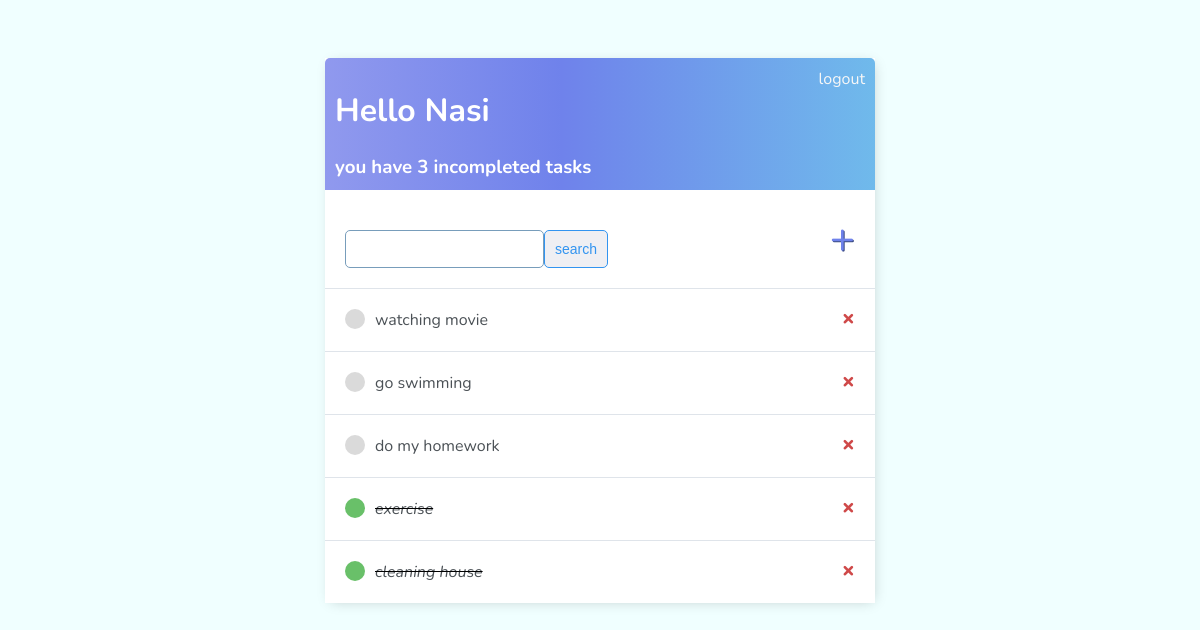
Before: / (signed in) with the older database file.
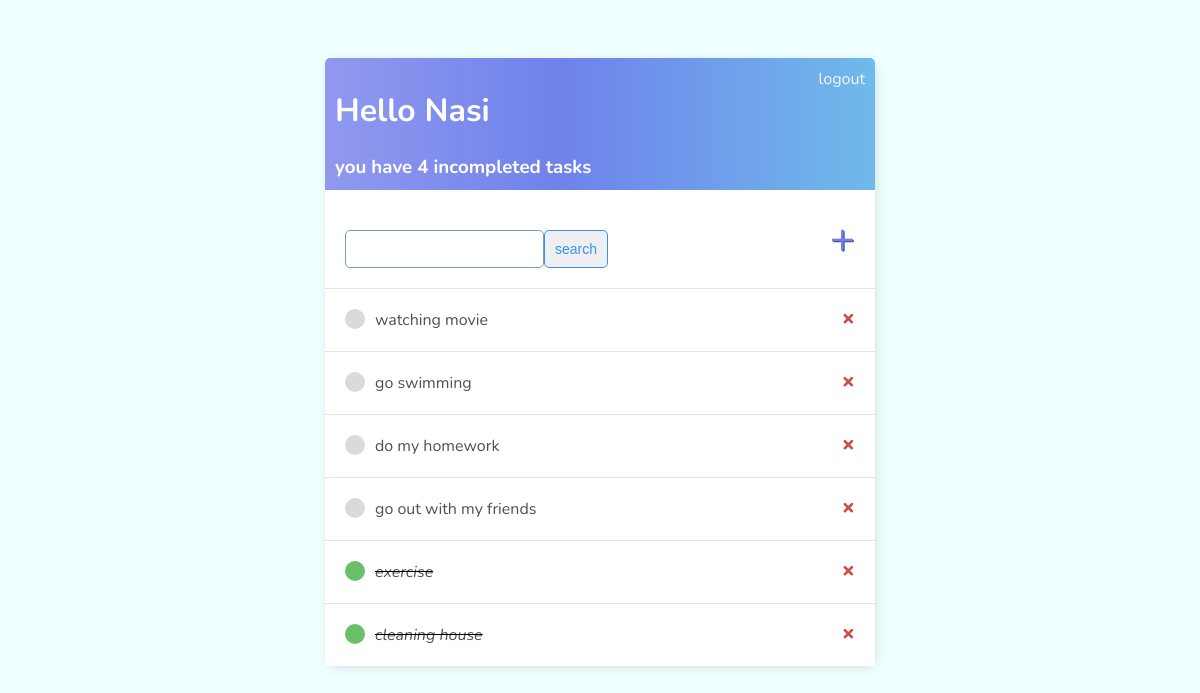
After: the same page with the newer database file.
### base/models.py (models this page shows, shortened)
class Task(models.Model):
    user = models.ForeignKey(User, on_delete=models.CASCADE, null=True, blank=True)
    title = models.CharField(max_length=200)
    description = models.TextField(null=True, blank=True)
    complete = models.BooleanField(default=False)
    created = models.DateTimeField(auto_now_add=True)
    def __str__(self):
        return self.title
    class Meta:
        ordering = ['complete',]

### base/views.py (the view)
# urls.py: path('', views.TaskListView.as_view(), name='tasks'),
class TaskListView(LoginRequiredMixin, generic.ListView):
    model = Task
    template_name = 'base/task_list.html'
    context_object_name = 'tasks'
    def get_context_data(self, **kwargs):
        context = super().get_context_data(**kwargs)
        context['tasks'] = context['tasks'].filter(user=self.request.user)
        context['count'] = context['tasks'].filter(complete=False).count()
        search_input = self.request.GET.get('search-area') or ''
        if search_input:
            context['tasks'] = context['tasks'].filter(title__startswith=search_input)
        context['search_input'] = search_input
        return context

### base/templates/base/task_list.html
{% extends 'main.html' %}
{% block content %}
<div class="header-bar">
    <div>
        <h1>Hello {{request.user|title}}</h1>
        {% if count is not 0 %}
            <h3 style="margin: 0;"> you have {{count}} incompleted task{{count|pluralize:"s"}}</h3>
        {% else %}
            <h3 style="margin: 0;"> hooray! You have completed all of your tasks.</h3>
        {% endif %}
    </div>
    {% if request.user.is_authenticated %}
        <a href="{% url 'logout' %}">logout</a>
    {% else %}
        <a href="{% url 'login' %}">login</a>
    {% endif %}
</div>
<div id="search-add-wrapper">
    <form method="GET" style="display: flex; margin-top: 20px">
        <input type="text" name="search-area" value="{{search_input}}">
        <input class="button" type="submit" value="search">
    </form>
    <a id="add-link" href="{% url 'task_create' %}">&#x2b;</a>
</div>
<div id="tasklist" class="task-items-wrapper">
    {% for task in tasks %}
    <div class="task-wrapper" data-position="{{task.pk}}">
        <div class="task-title">
            {% if task.complete %}
            <div class="task-complete-icon"></div>
            <i><s><a href="{% url 'task_update' task.id %}">{{task}}</a></s></i> {% else %}
            <div class="task-incomplete-icon"></div>
            <a href="{% url 'task_update' task.id %}">{{task}}</a> {% endif %}
        </div>
        <div class="task-controls">
            <a class="delete-link" href="{% url 'task_delete' task.id %}">&#215;</a>
        </div>
    </div>
    {% empty %}
    <div style="text-align: center; padding-bottom: 10px; line-height: 1em;">
        <h3>No new tasks are created.</h3>
        <h3>Create a <a style="text-decoration: none; color: #e53935;" href="{% url 'task_create' %}">New task</a> ! </h3>
    </div>
    {% endfor %}
</div>
{% endblock %}

Changed rows visible on the page:
added Task: title "go out with my friends"
Other visible differences:
{{ count }}: "3" → "4"
